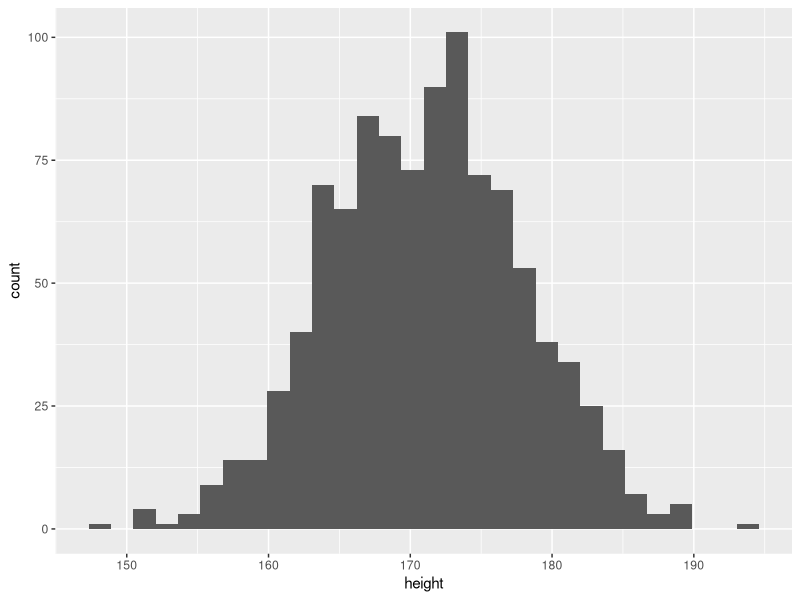
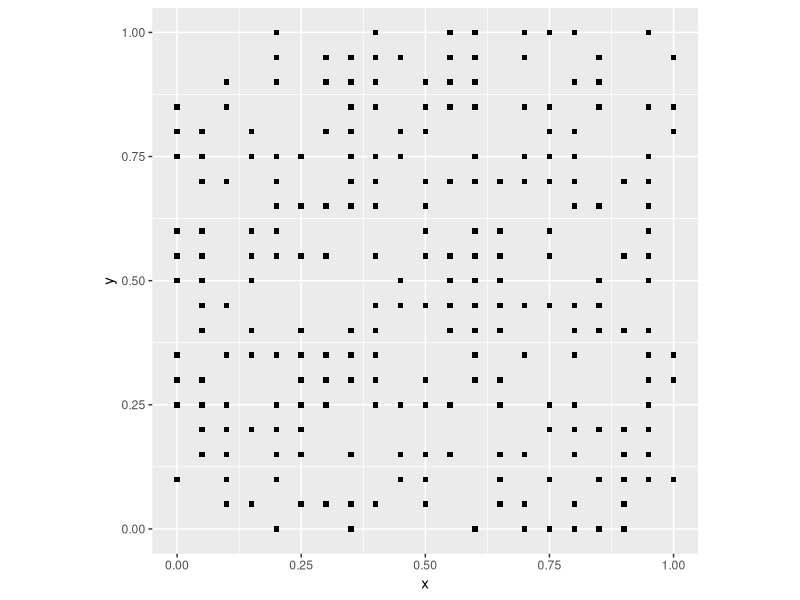
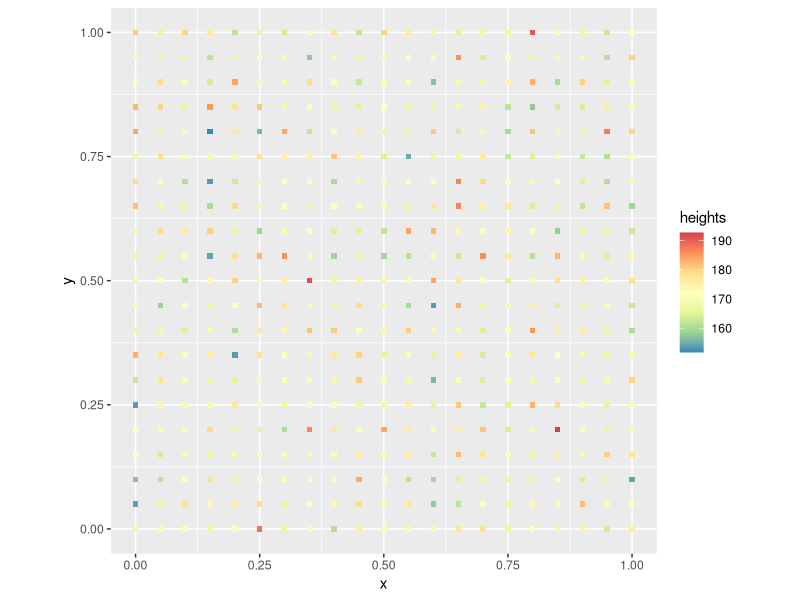
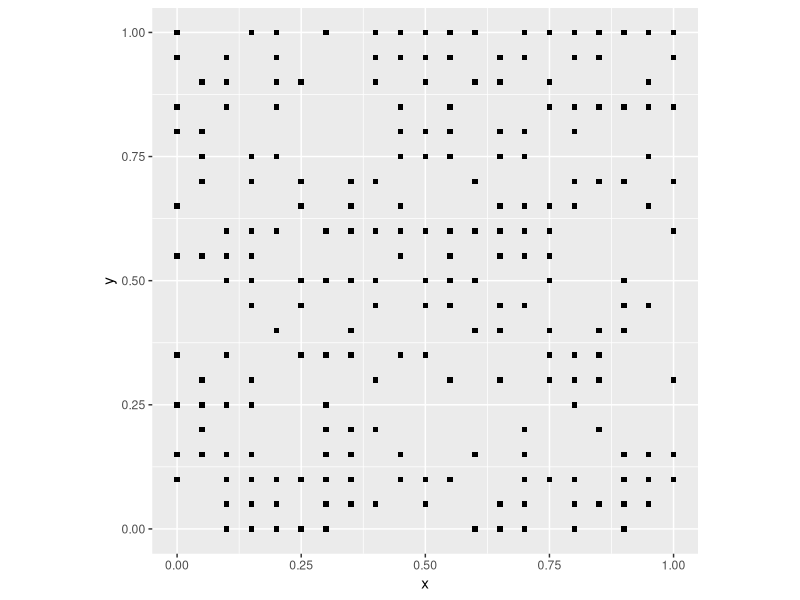
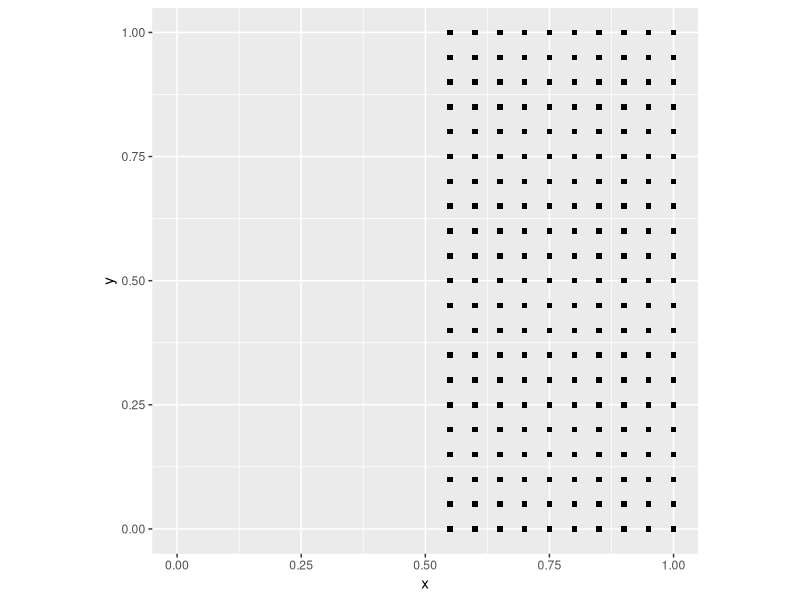
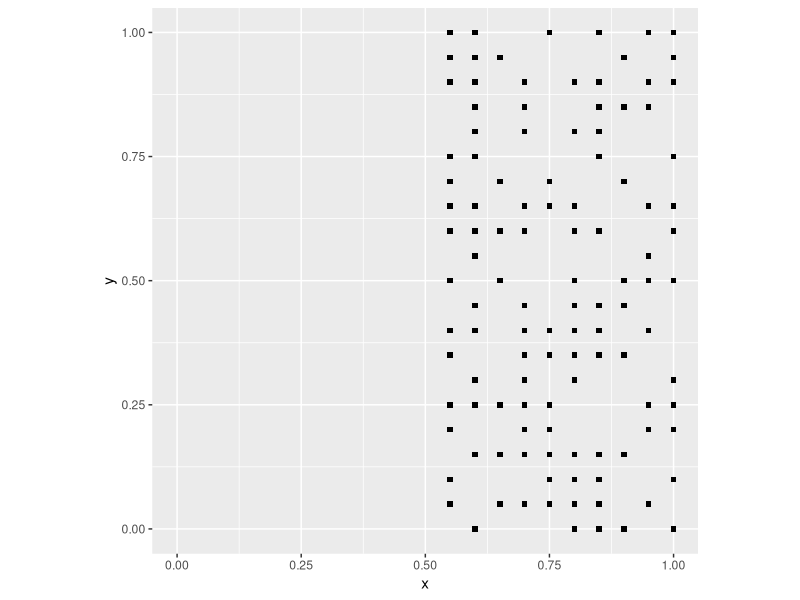
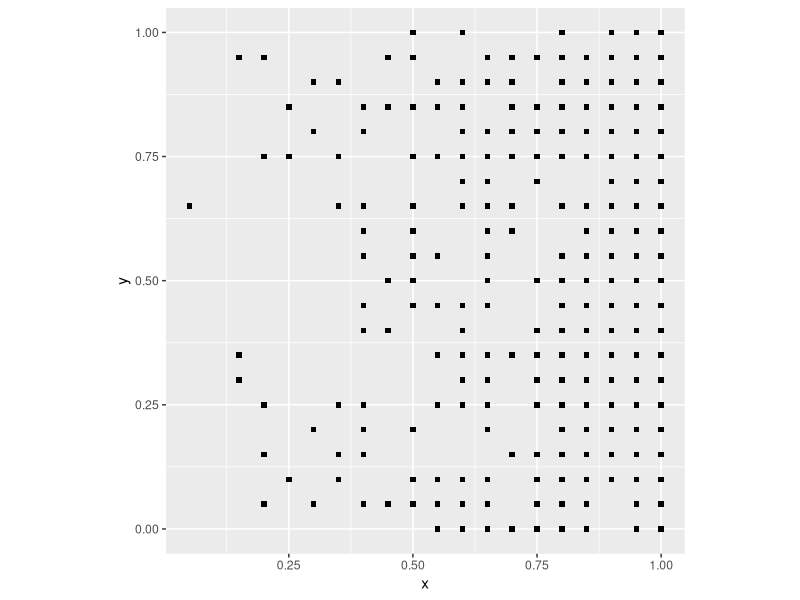
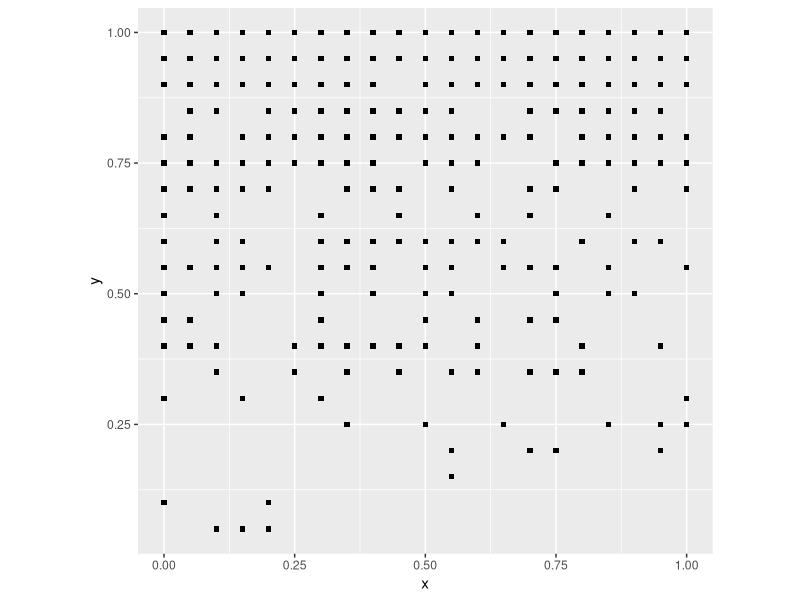

Generate these figures, in order, with R:
## ---- chunk 1
rm(list = ls())
## ---- chunk 2
library(tidyverse)
## ---- chunk 3
rbinom(n = 1, size = 1, prob = 0.5)
## ---- chunk 4
n <- 1000 # Number of people tossing the coin one time.
coin_flips <- rbinom(n = n, size = 1, prob = 0.5)
sum(coin_flips)/n
## ---- chunk 5
rnorm(1, mean = 0, sd = 1)
## ---- chunk 6
rnorm(1, mean = 170.7, sd = 7)
## ---- chunk 7
n <- 1000
height <- rnorm(n, mean = 170.7, sd = 7)
height <- data.frame(height)
ggplot(data = height, aes(x = height)) + geom_histogram()
## ---- chunk 8
coords <- expand.grid(x = seq(from = 0, to = 1, by = 0.05),
                      y = seq(from = 0, to = 1, by = 0.05))
## ---- chunk 9
events <- rbinom(n = nrow(coords), size = 1, prob = 0.5)
## ---- chunk 10
null_pattern <- data.frame(coords, events)
## ---- chunk 11
ggplot() + 
  geom_point(data = subset(null_pattern, events == 1), aes(x = x, y = y), shape = 15) +
  coord_fixed()
## ---- chunk 12
heights <- rnorm(n = nrow(coords), mean = 170.7, sd = 7)
## ---- chunk 13
null_trend <- data.frame(coords, heights)
## ---- chunk 14
ggplot() + 
  geom_point(data = null_trend, aes(x = x, y = y, color = heights), shape = 15) +
  scale_color_distiller(palette = "Spectral") +
  coord_fixed()
## ---- chunk 15
coords <- expand.grid(x = seq(from = 0, to = 1, by = 0.05), y = seq(from = 0, to = 1, by = 0.05))
## ---- chunk 16
events <- rbinom(n = nrow(coords), size = 1, prob = 0.5)
null_pattern <- data.frame(coords, events)
ggplot() + 
  geom_point(data = subset(null_pattern, events == 1), aes(x = x, y = y), shape = 15) +
  coord_fixed()
## ---- chunk 17
deterministic_point_pattern <- coords
deterministic_point_pattern <- mutate(deterministic_point_pattern, events = round(x))
ggplot() + 
  geom_point(data = subset(deterministic_point_pattern, events == 1), aes(x = x, y = y), shape = 15) +
  xlim(0, 1) +
  coord_fixed()
## ---- chunk 18
stochastic_point_pattern <- coords
stochastic_point_pattern <- 
  mutate(stochastic_point_pattern, 
         events = round(x) - round(x) * rbinom(n = nrow(coords), size = 1, prob = 0.5))
ggplot() + 
  geom_point(data = subset(stochastic_point_pattern, events == 1), aes(x = x, y = y), shape = 15) +
  xlim(0, 1) +
  coord_fixed()
## ---- chunk 19
pattern1 <- coords
## ---- chunk 20
pattern1 <- mutate(pattern1, events = rbinom(n = nrow(pattern1), size = 1, prob = (x)))
## ---- chunk 21
ggplot() + 
  geom_point(data = subset(pattern1, events == 1), aes(x = x, y = y), shape = 15) +
  coord_fixed()
## ---- chunk 22
pattern1 <- mutate(pattern1, events = rbinom(n = nrow(pattern1), size = 1, prob = (y)))
ggplot() + 
  geom_point(data = subset(pattern1, events == 1), aes(x = x, y = y), shape = 15) +
  coord_fixed()
## ---- chunk 23
pattern1 <- mutate(pattern1, events = rbinom(n = nrow(pattern1), size = 1, prob = (x * y)))
ggplot() + 
  geom_point(data = subset(pattern1, events == 1), aes(x = x, y = y), shape = 15) +
  coord_fixed()
## ---- chunk 24
pattern1 <- coords
pattern1 <- mutate(pattern1, 
                   distance = sqrt((0.5 - x)^2 + (0.5 - y)^2), 
                   events = rbinom(n = nrow(pattern1), size = 1, prob = 1 - exp(-0.5 * distance)))
## ---- chunk 25
ggplot() + 
  geom_point(data = subset(pattern1, events == 1), aes(x = x, y = y), shape = 15) +
  coord_fixed()
## ---- chunk 26
trend1 <- coords
## ---- chunk 27
trend1 <- mutate(trend1, heights = 160 + 20 * y  + rnorm(n = nrow(pattern1), mean = 0, sd = 7))
## ---- chunk 28
ggplot() + 
  geom_point(data = trend1, aes(x = x, y = y, color = heights), shape = 15) +
  scale_color_distiller(palette = "Spectral") +
  coord_fixed()
